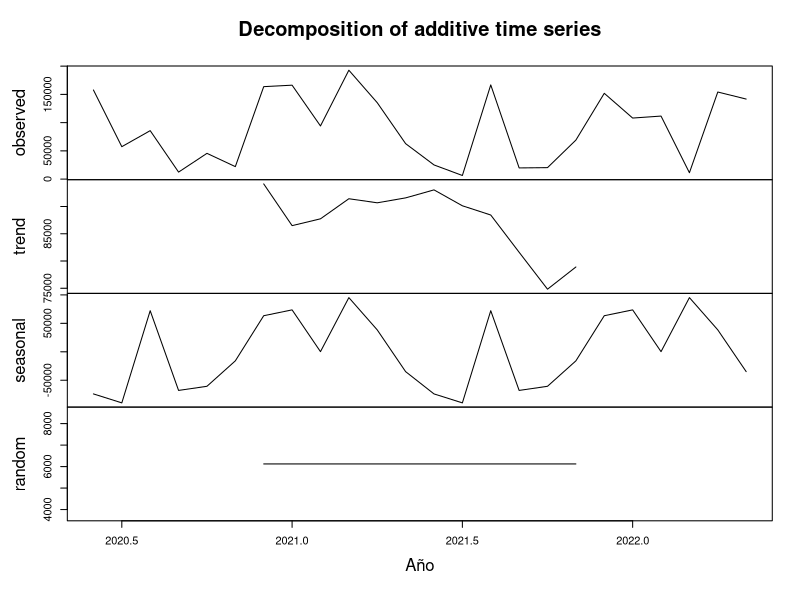
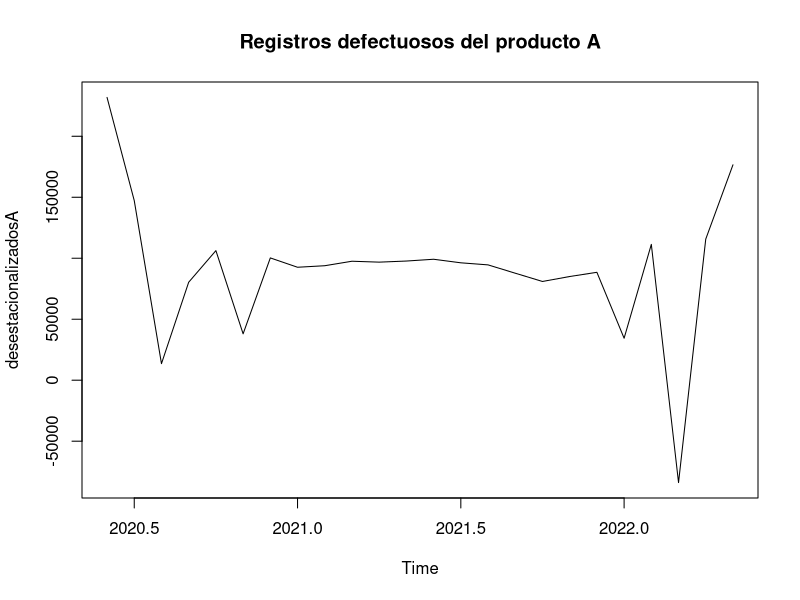
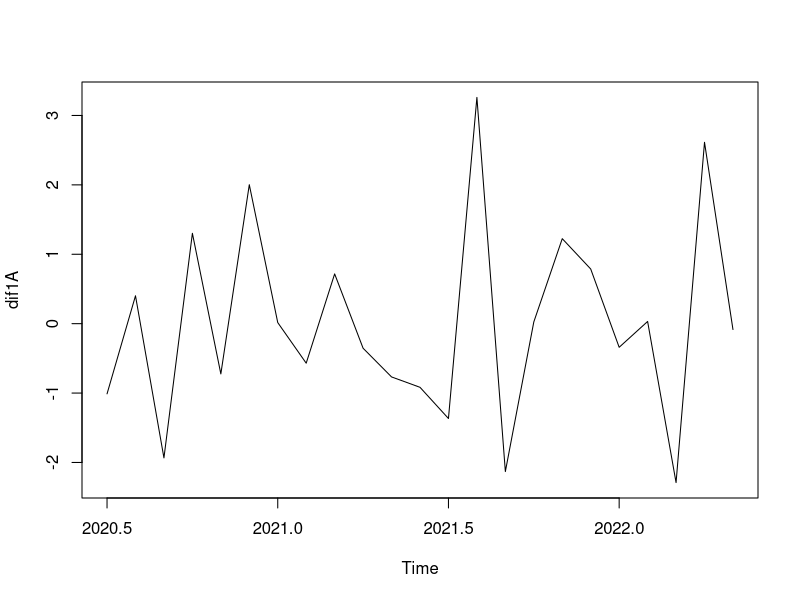
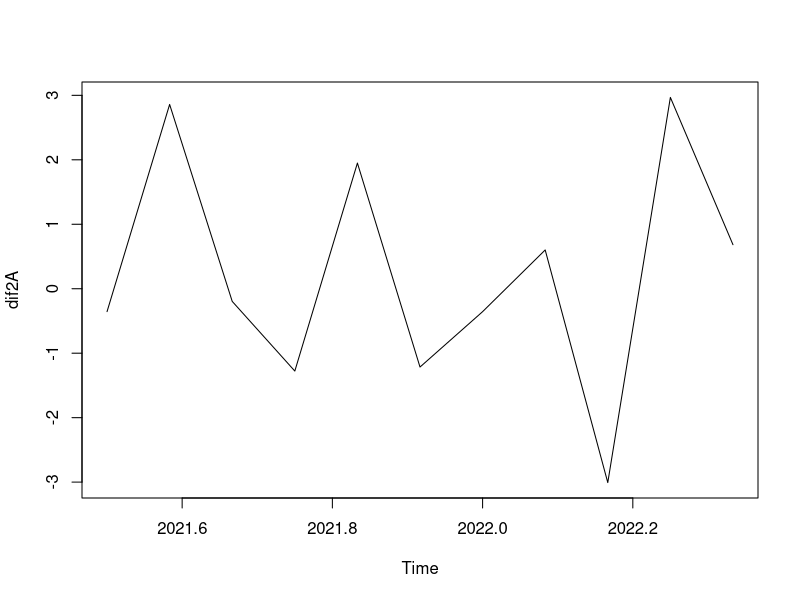
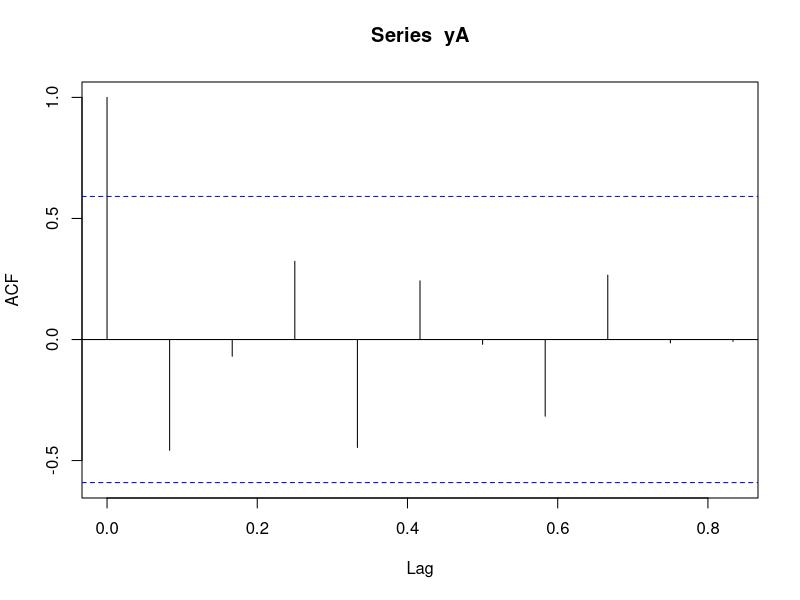
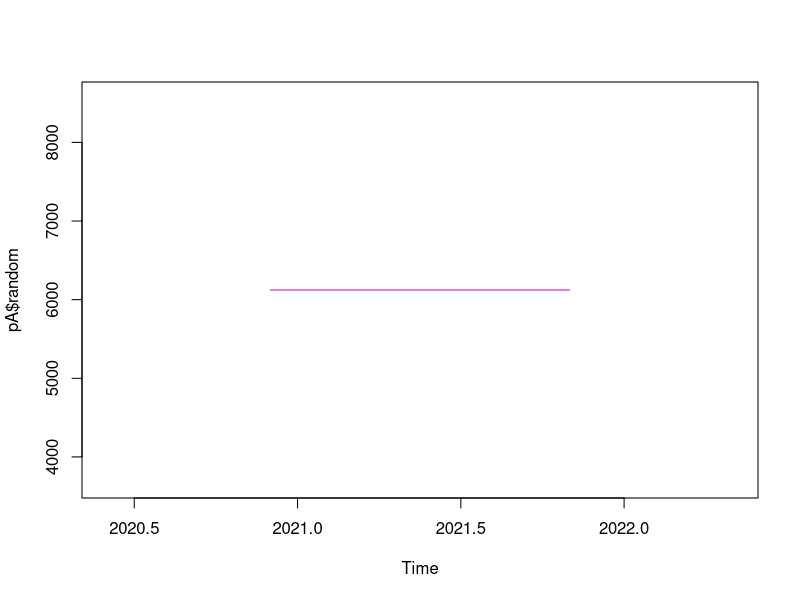
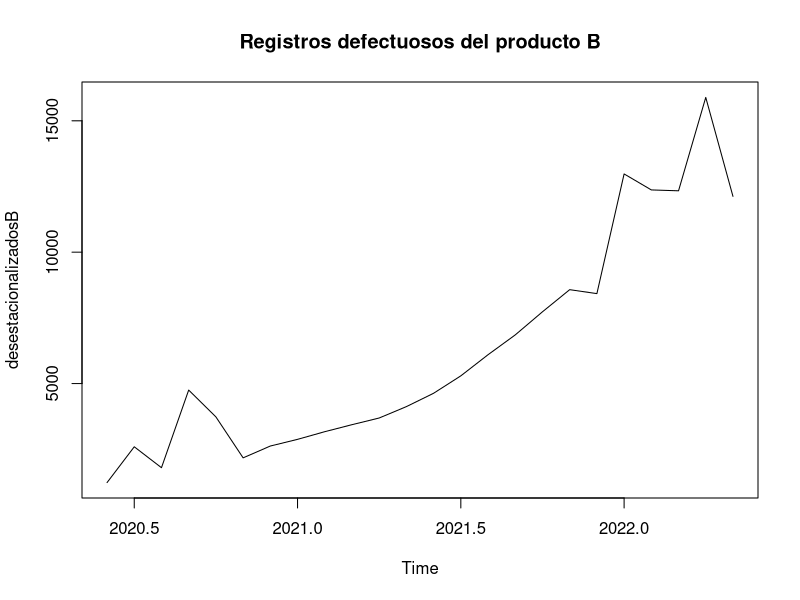
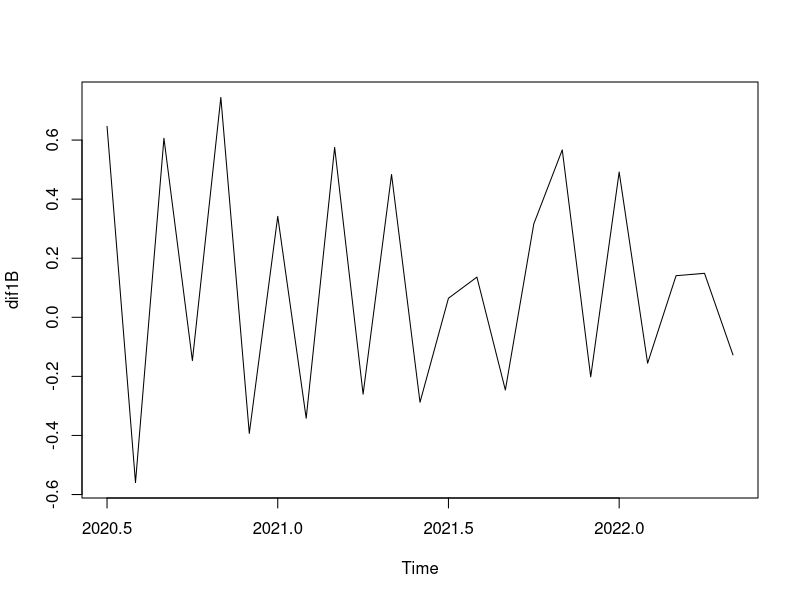

Write the R code that produced these figures, in order.

#install.packages("readxl")   # Read Excel Files
library(readxl)
#install.packages("dplyr")    # A Grammar of Data Manipulation
library(dplyr)

piezas = read_excel("./Datos_reto.xlsx", sheet=1, skip=2)
attach(piezas)

piezas = piezas[ -c(1,4,7) ]
piezas = rename(piezas, producidasA     = 1,
               defectuosasA     = 2,
               producidasB     = 3,
               defectuosasB     = 4,
               producidasC   = 5,
               defectuosasC       = 6)

# --------------------------------- PRODUCTO A --------------------------------- 

# Convertimos los datos a time series
productoA = ts(piezas$defectuosasA, start=c(2020, 6), frequency=12)
str(productoA)
# Diagrama de caja y brazos
#boxplot(productoA ~ cycle(productoA)) 

pA = decompose(productoA)
plot(pA, xlab='Año')
desestacionalizadosA = productoA-pA$seasonal
plot(desestacionalizadosA, main="Registros defectuosos del producto A")

# Eliminación de tendencia
xA = log(productoA) # Estabilización de la varianza
dif1A = diff(xA)
plot(dif1A)

dif2A = diff(dif1A, lag=12)
plot(dif2A)

yA = dif2A
acf(yA) # Función de autocorrelación
acf(yA, plot=FALSE)$acf # Altura de las líneas

# Verificar si tenemos o no ruido blanco
plot.ts(pA$random, col="6")
mean(pA$random)
#mean(productoA)
Box.test(pA$random) # Prueba de hipótesis
                    #   H0: Ruido blanco
                    #   Ha: No es ruido blanco
                    #   Si p-value >= alpha     NO RECHAZO HIPÓTESIS NULA

# --------------------------------- PRODUCTO B --------------------------------- 

# Convertimos los datos a time series
productoB = ts(piezas$defectuosasB, start=c(2020, 6), frequency=12)

# Diagrama de caja y brazos
#boxplot(productoB ~ cycle(productoB)) 

pB = decompose(productoB)
#plot(pB, xlab='Año')
desestacionalizadosB = productoB-pB$seasonal
plot(desestacionalizadosB, main="Registros defectuosos del producto B")

# Eliminación de tendencia
xB = log(productoB) # Estabilización de la varianza
dif1B = diff(xB)
plot(dif1B)

dif2B = diff(dif1B, lag=12)
plot(dif2B)

yB = dif2B
acf(yB) # Función de autocorrelación
acf(yB, plot=FALSE)$acf # Altura de las líneas

# Verificar si tenemos o no ruido blanco
plot.ts(pB$random, col="6")
mean(pB$random)
Box.test(pB$random) # Prueba de hipótesis
#   H0: Ruido blanco
#   Ha: No es ruido blanco
#   Si p-value >= alpha     NO RECHAZO HIPÓTESIS NULA

# --------------------------------- PRODUCTO C --------------------------------- 

# Convertimos los datos a time series
productoC = ts(piezas$defectuosasC, start=c(2020, 6), frequency=12)

# Diagrama de caja y brazos
#boxplot(productoC ~ cycle(productoC)) 

pC = decompose(productoC)
#plot(pC, xlab='Año')
desestacionalizadosC = productoC-pC$seasonal
plot(desestacionalizadosC, main="Registros defectuosos del producto C")

# Eliminación de tendencia
xC = log(productoC) # Estabilización de la varianza
dif1C = diff(xC)
plot(dif1C)

dif2C = diff(dif1C, lag=12)
plot(dif2C)

yC = dif2C
acf(yC) # Función de autocorrelación
acf(yC, plot=FALSE)$acf # Altura de las líneas

# Verificar si tenemos o no ruido blanco
plot.ts(pC$random, col="6")
mean(pC$random)
Box.test(pC$random) # Prueba de hipótesis
#   H0: Ruido blanco
#   Ha: No es ruido blanco
#   Si p-value >= alpha     NO RECHAZO HIPÓTESIS NULA
